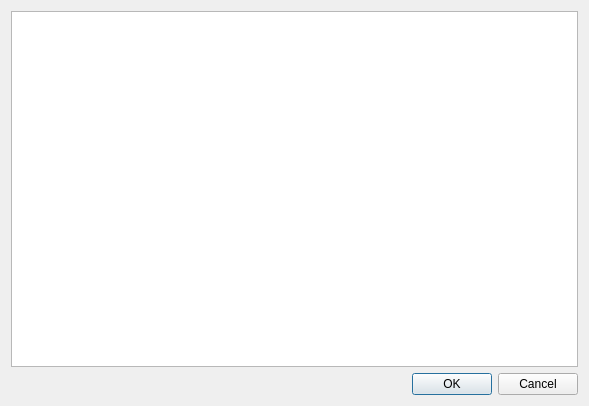
<?xml version="1.0" encoding="UTF-8"?>
<ui version="4.0">
 <class>DuSelectorDialog</class>
 <widget class="QDialog" name="DuSelectorDialog">
  <property name="geometry">
   <rect>
    <x>0</x>
    <y>0</y>
    <width>589</width>
    <height>406</height>
   </rect>
  </property>
  <property name="windowTitle">
   <string>Dialog</string>
  </property>
  <layout class="QGridLayout" name="gridLayout">
   <item row="0" column="0">
    <widget class="QTableView" name="tableView"/>
   </item>
   <item row="1" column="0">
    <widget class="QDialogButtonBox" name="buttonBox">
     <property name="standardButtons">
      <set>QDialogButtonBox::Cancel|QDialogButtonBox::Ok</set>
     </property>
    </widget>
   </item>
  </layout>
 </widget>
 <resources/>
 <connections/>
</ui>
